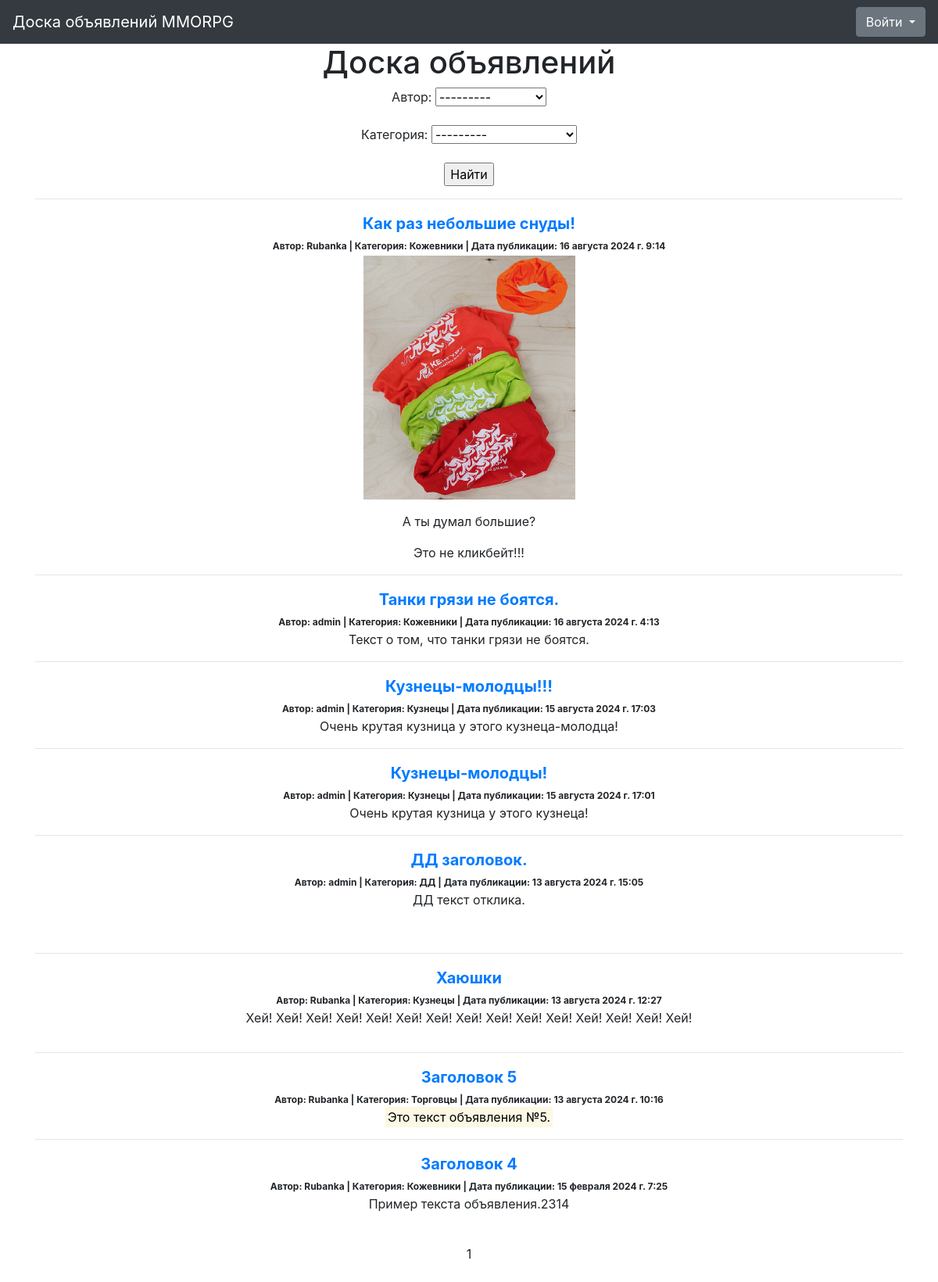
/ads/, run on the app's committed database.
### billboard/models.py (models this page shows, shortened)
class Ad(models.Model):
    CATEGORY_CHOICES = (
        ('TA', 'Танки'),
        ('HI', 'Хилы'),
        ('DD', 'ДД'),
        ('DE', 'Торговцы'),
        ('GM', 'Гилдмастеры'),
        ('QG', 'Квестгиверы'),
        ('BS', 'Кузнецы'),
        ('TA', 'Кожевники'),
        ('PM', 'Зельевары'),
        ('SM', 'Мастера заклинаний'))
    author = models.ForeignKey(User, on_delete=models.CASCADE, verbose_name='Автор')
    category = models.CharField(max_length=2, choices=CATEGORY_CHOICES, default='TA', verbose_name='Категория')
    dateCreation = models.DateTimeField(auto_now_add=True, verbose_name='Дата публикации')
    title = models.CharField(max_length=256, verbose_name='Заголовок')
    text = CKEditor5Field(verbose_name='Текст', config_name='extends', blank=True)
    def __str__(self):
        return f'{self.title}'
    class Meta:
        verbose_name = 'Объявление'
        verbose_name_plural = 'Объявления'

### billboard/views.py (the view)
# urls.py: path('', AdsList.as_view(), name='ad_list'),
class AdsList(ListView):
    model = Ad
    ordering = '-dateCreation'
    template_name = 'ads.html'
    context_object_name = 'ads'
    paginate_by = 10
    def get_queryset(self):
        queryset = super().get_queryset()
        self.filterset = AdFilter(self.request.GET, queryset)
        return self.filterset.qs
    def get_context_data(self, **kwargs):
        context = super().get_context_data(**kwargs)
        context['time_now'] = datetime.utcnow()
        context['filterset'] = self.filterset
        pprint(context)
        return context

### templates/ads.html (shortened to what this page needs)
{% extends 'base.html' %}
{% load static %}
{% load custom_filters %}
{% load custom_tags %}
{% load crispy_forms_filters %}
{% load crispy_forms_tags %}
{% block content %}
    {% if is_url_myads %}
        <h3>Мои объявления</h3>
    {% else %}
        <h1>Доска объявлений</h1>
    {% endif %}
   <form action="" method="get">
       {{ filterset.form.as_p }}
       <input type="submit" value="Найти" />
   </form>
    {% if ads %}
        <table>
            {% for ad in ads %}
                    <hr>
                    <a href="/ads/{{ ad.id }}" style="font-size: 20px;"><b>{{ ad.title }}</b></a><br>
                    <span style="font-size: 12px;"><b>Автор:  {{ ad.author }} | Категория: {{ ad.get_category_display }} |
                    Дата публикации: {{ ad.dateCreation|date:'DATETIME_FORMAT' }}
                    {% if user.is_authenticated %}
                         |
                        {% if user == ad.author %}
                            <a href="/ads/responses/" style="font-size: 12px;">Смотреть отклики</a></b></span><br>
                        {% else %}
                            <a href="/ads/{{ ad.id }}" style="font-size: 12px;">Откликнуться</a></b></span><br>
                        {% endif %}
                    {% else %}
                        </b></span><br>
                    {% endif %}
                {{ ad.text|safe }}
            {% endfor %}
            </table>
            <br>
            {{ page_obj.number }}
    {% else %}
        <h3>Объявлений нет!</h3>
    {% endif %}
<br>
<br>
{% endblock content %}

### data on the page
Ad: title "Как раз небольшие снуды!", author "Rubanka", category "Кожевники", dateCreation "16 августа 2024 г. 9:14", text (picture), text "А ты думал большие? Это не кликбейт!!!"
Ad: title "Танки грязи не боятся.", author "admin", category "Кожевники", dateCreation "16 августа 2024 г. 4:13", text "Текст о том, что танки грязи не боятся."
Ad: title "Кузнецы-молодцы!!!", author "admin", category "Кузнецы", dateCreation "15 августа 2024 г. 17:03", text "Очень крутая кузница у этого кузнеца-молодца!"
Ad: title "Кузнецы-молодцы!", author "admin", category "Кузнецы", dateCreation "15 августа 2024 г. 17:01", text "Очень крутая кузница у этого кузнеца!"
Ad: title "ДД заголовок.", author "admin", category "ДД", dateCreation "13 августа 2024 г. 15:05", text "ДД текст отклика."
Ad: title "Хаюшки", author "Rubanka", category "Кузнецы", dateCreation "13 августа 2024 г. 12:27", text "Хей! Хей! Хей! Хей! Хей! Хей! Хей! Хей! Хей! Хей! Хей! Хей! Хей! Хей! Хей!"
Ad: title "Заголовок 5", author "Rubanka", category "Торговцы", dateCreation "13 августа 2024 г. 10:16", text "Это текст объявления №5."
Ad: title "Заголовок 4", author "Rubanka", category "Кожевники", dateCreation "15 февраля 2024 г. 7:25", text "Пример текста объявления.2314"

### other printed values
{{ page_obj.number }} "1"
